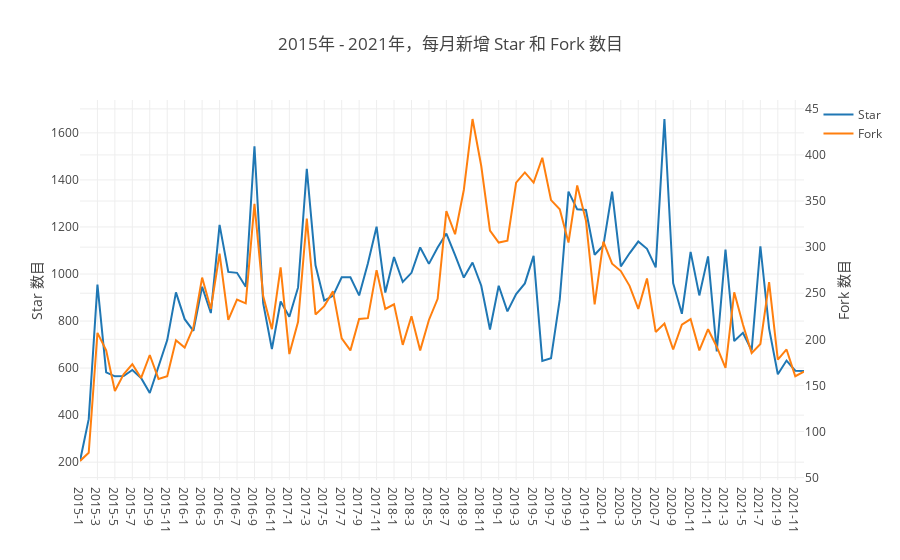

The notebook cell this image was saved under:
### Markdown cell above
## 1 每月新增 Star 和 Frok 的个数

### Code cell
query (
    `
    select t1.time as time1, t2.time as time2, stars, forks
    from 
    (select max(repo_stargazers_count)-min(repo_stargazers_count) as stars ,
    concat(toString(toYear(created_at)),'-',toString(toMonth(created_at))) as time
    from github_log.events 
    where repo_id=${my_repo_id} and type in ('PullRequestEvent', 'PullRequestReviewCommentEvent') and created_at < toDate('2022-01-01','yyyy-MM-dd')
    group by toYear(created_at),toMonth(created_at)
    order by toYear(created_at),toMonth(created_at)) t1
    
    FULL OUTER JOIN
    
    (select max(repo_forks_count)-min(repo_forks_count) as forks ,
    concat(toString(toYear(created_at)),'-',toString(toMonth(created_at))) as time
    from github_log.events 
    where repo_id=${my_repo_id} and type in ('PullRequestEvent', 'PullRequestReviewCommentEvent') and created_at < toDate('2022-01-01','yyyy-MM-dd')
    group by toYear(created_at),toMonth(created_at)
    order by toYear(created_at),toMonth(created_at)) t2
    
    ON t1.time=t2.time
    `
).then(data => {
    var stars = [], forks=[], time = [], tt = [];
    data.forEach(d => {
        stars.push(parseInt(d.stars));
        forks.push(parseInt(d.forks));
        if (d.time1!='') {
            time.push(d.time1);
            tt.push({'时间':d.time1, '新增 Star 数':parseInt(d.stars), '新增 Fork 数':parseInt(d.forks)});
        }
        else {
            time.push(d.time2);
            tt.push({'时间':d.time2, '新增 Star 数':parseInt(d.stars), '新增 Fork 数':parseInt(d.forks)});
        }
    });
    // openDigger.render.plotly(
    //     [{x: time, y: stars, type:'bar', name:'Star'}, {x: time, y: forks, type:'bar', name:'Fork'}], {
    //     title: '2015年 - 归档期间，每月新增 Star 和 Fork 数目',
    //     xaxis: {type: 'category'}
    // });
    openDigger.render.plotly([
        {x: time, y: stars, mode:'scatter', name:'Star'}, 
        {x: time, y: forks, mode:'scatter', name:'Fork',yaxis: 'y2'}
    ], {
        title: '2015年 - 2021年，每月新增 Star 和 Fork 数目',
        yaxis: { title: 'Star 数目'},
        yaxis2: { overlaying: 'y', side: 'right', anchor: 'x', title: 'Fork 数目'},
        xaxis: {type: 'category'}
    });
    console.table(tt);
});

### Figure 1 — Plotly figure (JSON) as saved in the notebook; plotly's stock layout.template omitted (floating-point values rounded to 4 significant figures)
{"data": [{"mode": "scatter", "name": "Star", "x": ["2015-1", "2015-2", "2015-3", "2015-4", "2015-5", "2015-6", "2015-7", "2015-8", "2015-9", "2015-10", "2015-11", "2015-12", "2016-1", "2016-2", "2016-3", "2016-4", "2016-5", "2016-6", "2016-7", "2016-8", "2016-9", "2016-10", "2016-11", "2016-12", "2017-1", "2017-2", "2017-3", "2017-4", "2017-5", "2017-6", "2017-7", "2017-8", "2017-9", "2017-10", "2017-11", "2017-12", "2018-1", "2018-2", "2018-3", "2018-4", "2018-5", "2018-6", "2018-7", "2018-8", "2018-9", "2018-10", "2018-11", "2018-12", "2019-1", "2019-2", "2019-3", "2019-4", "2019-5", "2019-6", "2019-7", "2019-8", "2019-9", "2019-10", "2019-11", "2019-12", "2020-1", "2020-2", "2020-3", "2020-4", "2020-5", "2020-6", "2020-7", "2020-8", "2020-9", "2020-10", "2020-11", "2020-12", "2021-1", "2021-2", "2021-3", "2021-4", "2021-5", "2021-6", "2021-7", "2021-8", "2021-9", "2021-10", "2021-11", "2021-12"], "y": [205, 383, 955, 582, 565, 566, 592, 558, 494, 603, 719, 922, 808, 758, 946, 834, 1209, 1009, 1005, 946, 1543, 876, 681, 883, 818, 943, 1447, 1037, 887, 907, 986, 986, 909, 1045, 1201, 921, 1072, 966, 1005, 1113, 1043, 1113, 1172, 1080, 985, 1049, 950, 764, 950, 841, 915, 960, 1077, 630, 642, 892, 1350, 1275, 1272, 1082, 1121, 1350, 1032, 1088, 1138, 1107, 1028, 1659, 961, 831, 1094, 909, 1075, 671, 1104, 715, 750, 675, 1118, 768, 574, 632, 589, 588]}, {"mode": "scatter", "name": "Fork", "x": ["2015-1", "2015-2", "2015-3", "2015-4", "2015-5", "2015-6", "2015-7", "2015-8", "2015-9", "2015-10", "2015-11", "2015-12", "2016-1", "2016-2", "2016-3", "2016-4", "2016-5", "2016-6", "2016-7", "2016-8", "2016-9", "2016-10", "2016-11", "2016-12", "2017-1", "2017-2", "2017-3", "2017-4", "2017-5", "2017-6", "2017-7", "2017-8", "2017-9", "2017-10", "2017-11", "2017-12", "2018-1", "2018-2", "2018-3", "2018-4", "2018-5", "2018-6", "2018-7", "2018-8", "2018-9", "2018-10", "2018-11", "2018-12", "2019-1", "2019-2", "2019-3", "2019-4", "2019-5", "2019-6", "2019-7", "2019-8", "2019-9", "2019-10", "2019-11", "2019-12", "2020-1", "2020-2", "2020-3", "2020-4", "2020-5", "2020-6", "2020-7", "2020-8", "2020-9", "2020-10", "2020-11", "2020-12", "2021-1", "2021-2", "2021-3", "2021-4", "2021-5", "2021-6", "2021-7", "2021-8", "2021-9", "2021-10", "2021-11", "2021-12"], "y": [68, 77, 207, 188, 144, 162, 173, 158, 183, 157, 160, 199, 191, 213, 267, 233, 293, 221, 243, 239, 347, 247, 211, 278, 184, 219, 331, 227, 236, 252, 201, 188, 222, 223, 275, 233, 238, 194, 225, 188, 221, 244, 339, 314, 362, 439, 388, 318, 305, 307, 370, 381, 370, 397, 351, 341, 305, 367, 329, 238, 306, 282, 274, 258, 233, 266, 208, 217, 189, 216, 222, 188, 211, 192, 169, 251, 216, 185, 195, 262, 178, 189, 160, 165], "yaxis": "y2"}], "layout": {"autosize": true, "title": {"text": "2015年 - 2021年，每月新增 Star 和 Fork 数目"}, "xaxis": {"autorange": true, "range": [0, 83], "type": "category"}, "yaxis": {"autorange": true, "range": [124.2, 1740.0], "title": {"text": "Star 数目"}, "type": "linear"}, "yaxis2": {"anchor": "x", "autorange": true, "overlaying": "y", "range": [47.39, 459.6], "side": "right", "title": {"text": "Fork 数目"}, "type": "linear"}}}
